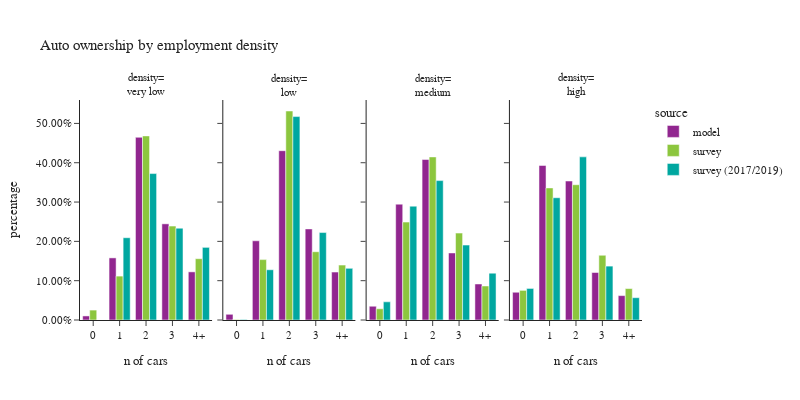

The code cell stored with this chart in its notebook:
### Code cell
plot_auto(hh.dropna(subset=['emp_density_group']),'emp_density_group','employment density','density')

### Figure 1 — Plotly figure (JSON) as saved in the notebook; plotly's stock layout.template omitted (floating-point values rounded to 4 significant figures)
{"data": [{"alignmentgroup": "True", "customdata": [[2512], [38448], [113083], [59524], [29798]], "hovertemplate": "source=model<br>emp_density_group=very low<br>auto_ownership_simple=%{x}<br>percentage=%{y}<br>sample count=%{customdata[0]}<extra></extra>", "legendgroup": "model", "marker": {"color": "#91268F", "pattern": {"shape": ""}}, "name": "model", "offsetgroup": "model", "orientation": "v", "showlegend": true, "textposition": "auto", "type": "bar", "x": ["0", "1", "2", "3", "4+"], "xaxis": "x", "y": [0.01032, 0.158, 0.4647, 0.2446, 0.1224], "yaxis": "y"}, {"alignmentgroup": "True", "customdata": [[2735], [38415], [82112], [44176], [23239]], "hovertemplate": "source=model<br>emp_density_group=low<br>auto_ownership_simple=%{x}<br>percentage=%{y}<br>sample count=%{customdata[0]}<extra></extra>", "legendgroup": "model", "marker": {"color": "#91268F", "pattern": {"shape": ""}}, "name": "model", "offsetgroup": "model", "orientation": "v", "showlegend": false, "textposition": "auto", "type": "bar", "x": ["0", "1", "2", "3", "4+"], "xaxis": "x2", "y": [0.01434, 0.2015, 0.4306, 0.2317, 0.1219], "yaxis": "y2"}, {"alignmentgroup": "True", "customdata": [[15211], [127886], [177162], [74026], [39766]], "hovertemplate": "source=model<br>emp_density_group=medium<br>auto_ownership_simple=%{x}<br>percentage=%{y}<br>sample count=%{customdata[0]}<extra></extra>", "legendgroup": "model", "marker": {"color": "#91268F", "pattern": {"shape": ""}}, "name": "model", "offsetgroup": "model", "orientation": "v", "showlegend": false, "textposition": "auto", "type": "bar", "x": ["0", "1", "2", "3", "4+"], "xaxis": "x3", "y": [0.03504, 0.2946, 0.4082, 0.1705, 0.09162], "yaxis": "y3"}, {"alignmentgroup": "True", "customdata": [[30634], [170588], [153420], [52434], [26928]], "hovertemplate": "source=model<br>emp_density_group=high<br>auto_ownership_simple=%{x}<br>percentage=%{y}<br>sample count=%{customdata[0]}<extra></extra>", "legendgroup": "model", "marker": {"color": "#91268F", "pattern": {"shape": ""}}, "name": "model", "offsetgroup": "model", "orientation": "v", "showlegend": false, "textposition": "auto", "type": "bar", "x": ["0", "1", "2", "3", "4+"], "xaxis": "x4", "y": [0.07058, 0.3931, 0.3535, 0.1208, 0.06205], "yaxis": "y4"}, {"alignmentgroup": "True", "customdata": [[6], [86], [156], [53], [23]], "hovertemplate": "source=survey<br>emp_density_group=very low<br>auto_ownership_simple=%{x}<br>percentage=%{y}<br>sample count=%{customdata[0]}<extra></extra>", "legendgroup": "survey", "marker": {"color": "#8CC63E", "pattern": {"shape": ""}}, "name": "survey", "offsetgroup": "survey", "orientation": "v", "showlegend": true, "textposition": "auto", "type": "bar", "x": ["0", "1", "2", "3", "4+"], "xaxis": "x", "y": [0.02524, 0.1117, 0.4682, 0.239, 0.1559], "yaxis": "y"}, {"alignmentgroup": "True", "customdata": [[3], [71], [136], [46], [25]], "hovertemplate": "source=survey<br>emp_density_group=low<br>auto_ownership_simple=%{x}<br>percentage=%{y}<br>sample count=%{customdata[0]}<extra></extra>", "legendgroup": "survey", "marker": {"color": "#8CC63E", "pattern": {"shape": ""}}, "name": "survey", "offsetgroup": "survey", "orientation": "v", "showlegend": false, "textposition": "auto", "type": "bar", "x": ["0", "1", "2", "3", "4+"], "xaxis": "x2", "y": [0.001492, 0.1536, 0.5316, 0.1737, 0.1396], "yaxis": "y2"}, {"alignmentgroup": "True", "customdata": [[18], [201], [230], [79], [34]], "hovertemplate": "source=survey<br>emp_density_group=medium<br>auto_ownership_simple=%{x}<br>percentage=%{y}<br>sample count=%{customdata[0]}<extra></extra>", "legendgroup": "survey", "marker": {"color": "#8CC63E", "pattern": {"shape": ""}}, "name": "survey", "offsetgroup": "survey", "orientation": "v", "showlegend": false, "textposition": "auto", "type": "bar", "x": ["0", "1", "2", "3", "4+"], "xaxis": "x3", "y": [0.02856, 0.249, 0.4148, 0.221, 0.08656], "yaxis": "y3"}, {"alignmentgroup": "True", "customdata": [[68], [371], [280], [61], [21]], "hovertemplate": "source=survey<br>emp_density_group=high<br>auto_ownership_simple=%{x}<br>percentage=%{y}<br>sample count=%{customdata[0]}<extra></extra>", "legendgroup": "survey", "marker": {"color": "#8CC63E", "pattern": {"shape": ""}}, "name": "survey", "offsetgroup": "survey", "orientation": "v", "showlegend": false, "textposition": "auto", "type": "bar", "x": ["0", "1", "2", "3", "4+"], "xaxis": "x4", "y": [0.07536, 0.336, 0.3441, 0.1647, 0.07994], "yaxis": "y4"}, {"alignmentgroup": "True", "customdata": [[0], [77], [149], [59], [27]], "hovertemplate": "source=survey (2017/2019)<br>emp_density_group=very low<br>auto_ownership_simple=%{x}<br>percentage=%{y}<br>sample count=%{customdata[0]}<extra></extra>", "legendgroup": "survey (2017/2019)", "marker": {"color": "#00A7A0", "pattern": {"shape": ""}}, "name": "survey (2017/2019)", "offsetgroup": "survey (2017/2019)", "orientation": "v", "showlegend": true, "textposition": "auto", "type": "bar", "x": ["0", "1", "2", "3", "4+"], "xaxis": "x", "y": [0.0, 0.2092, 0.3724, 0.2335, 0.1848], "yaxis": "y"}, {"alignmentgroup": "True", "customdata": [[2], [62], [129], [50], [34]], "hovertemplate": "source=survey (2017/2019)<br>emp_density_group=low<br>auto_ownership_simple=%{x}<br>percentage=%{y}<br>sample count=%{customdata[0]}<extra></extra>", "legendgroup": "survey (2017/2019)", "marker": {"color": "#00A7A0", "pattern": {"shape": ""}}, "name": "survey (2017/2019)", "offsetgroup": "survey (2017/2019)", "orientation": "v", "showlegend": false, "textposition": "auto", "type": "bar", "x": ["0", "1", "2", "3", "4+"], "xaxis": "x2", "y": [0.001074, 0.1278, 0.5174, 0.2224, 0.1313], "yaxis": "y2"}, {"alignmentgroup": "True", "customdata": [[21], [203], [287], [96], [36]], "hovertemplate": "source=survey (2017/2019)<br>emp_density_group=medium<br>auto_ownership_simple=%{x}<br>percentage=%{y}<br>sample count=%{customdata[0]}<extra></extra>", "legendgroup": "survey (2017/2019)", "marker": {"color": "#00A7A0", "pattern": {"shape": ""}}, "name": "survey (2017/2019)", "offsetgroup": "survey (2017/2019)", "orientation": "v", "showlegend": false, "textposition": "auto", "type": "bar", "x": ["0", "1", "2", "3", "4+"], "xaxis": "x3", "y": [0.04619, 0.2896, 0.3546, 0.1905, 0.1192], "yaxis": "y3"}, {"alignmentgroup": "True", "customdata": [[73], [469], [368], [69], [21]], "hovertemplate": "source=survey (2017/2019)<br>emp_density_group=high<br>auto_ownership_simple=%{x}<br>percentage=%{y}<br>sample count=%{customdata[0]}<extra></extra>", "legendgroup": "survey (2017/2019)", "marker": {"color": "#00A7A0", "pattern": {"shape": ""}}, "name": "survey (2017/2019)", "offsetgroup": "survey (2017/2019)", "orientation": "v", "showlegend": false, "textposition": "auto", "type": "bar", "x": ["0", "1", "2", "3", "4+"], "xaxis": "x4", "y": [0.08026, 0.311, 0.4149, 0.1371, 0.05675], "yaxis": "y4"}], "layout": {"annotations": [{"font": {}, "showarrow": false, "text": "density=<br>very low", "x": 0.1175, "xanchor": "center", "xref": "paper", "y": 1.0, "yanchor": "bottom", "yref": "paper"}, {"font": {}, "showarrow": false, "text": "density=<br>low", "x": 0.3725, "xanchor": "center", "xref": "paper", "y": 1.0, "yanchor": "bottom", "yref": "paper"}, {"font": {}, "showarrow": false, "text": "density=<br>medium", "x": 0.6275, "xanchor": "center", "xref": "paper", "y": 1.0, "yanchor": "bottom", "yref": "paper"}, {"font": {}, "showarrow": false, "text": "density=<br>high", "x": 0.8825, "xanchor": "center", "xref": "paper", "y": 1.0, "yanchor": "bottom", "yref": "paper"}], "barmode": "group", "font": {"size": 11}, "height": 400, "legend": {"title": {"text": "source"}, "tracegroupgap": 0}, "title": {"text": "Auto ownership by employment density"}, "width": 800, "xaxis": {"anchor": "y", "domain": [0.0, 0.235], "title": {"text": "n of cars"}}, "xaxis2": {"anchor": "y2", "domain": [0.255, 0.49], "matches": "x", "title": {"text": "n of cars"}}, "xaxis3": {"anchor": "y3", "domain": [0.51, 0.745], "matches": "x", "title": {"text": "n of cars"}}, "xaxis4": {"anchor": "y4", "domain": [0.765, 1.0], "matches": "x", "title": {"text": "n of cars"}}, "yaxis": {"anchor": "x", "domain": [0.0, 1.0], "tickformat": ".2%", "title": {"text": "percentage"}}, "yaxis2": {"anchor": "x2", "domain": [0.0, 1.0], "matches": "y", "showticklabels": false, "tickformat": ".2%"}, "yaxis3": {"anchor": "x3", "domain": [0.0, 1.0], "matches": "y", "showticklabels": false, "tickformat": ".2%"}, "yaxis4": {"anchor": "x4", "domain": [0.0, 1.0], "matches": "y", "showticklabels": false, "tickformat": ".2%"}}}
